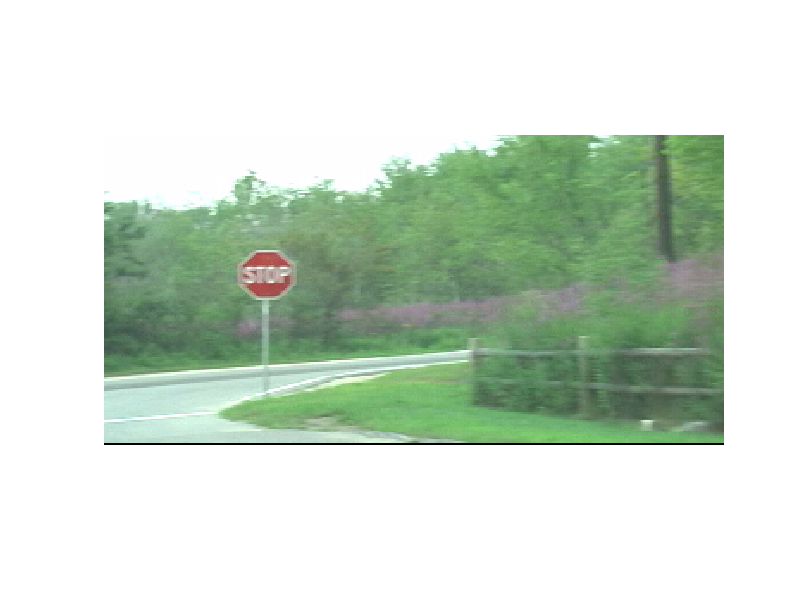

This figure's MATLAB source: (Note: this script raises an error after producing the figure.)
%% Thresholding a Traffic Sign
% Use combination of thresholding, morphologing opening and closing to
% obtain full traffic sign

% Copyright 2014-2015 The MathWorks, Inc.

%% Extract red traffic sign from mat file
% Import image
load frame
figure; imshow(frame)
% Convert frame from rgb 2 hsv
frameHSV = rgb2hsv(frame);
% Threshold image
bm = thresholdImage(frameHSV);
% Perform morphological opening to get rid of noise from flowers
bm = imopen(bm,strel('disk',1));
bm = imclose(bm,strel('octagon',9));
figure; imshow(bm)

%% Extract red traffic sign from video
FR = vision.VideoFileReader('vipwarnsigns.avi');
VP = vision.DeployableVideoPlayer('Location',[100 300]);
VP2 = vision.DeployableVideoPlayer('Location',[500 300]);
while(~isDone(FR))    
    frame = step(FR);
    step(VP,frame)
    % Convert frame from rgb to hsv
    frameHSV = rgb2hsv(frame);
    % Threshold image
    bm = thresholdImage(frameHSV);
    % Perform morphological opening to get rid of noise from flowers
    bm = imopen(bm,strel('disk',1));
    bm = imclose(bm,strel('octagon',9));
    step(VP2,bm)
end
release(FR)
release(VP)
